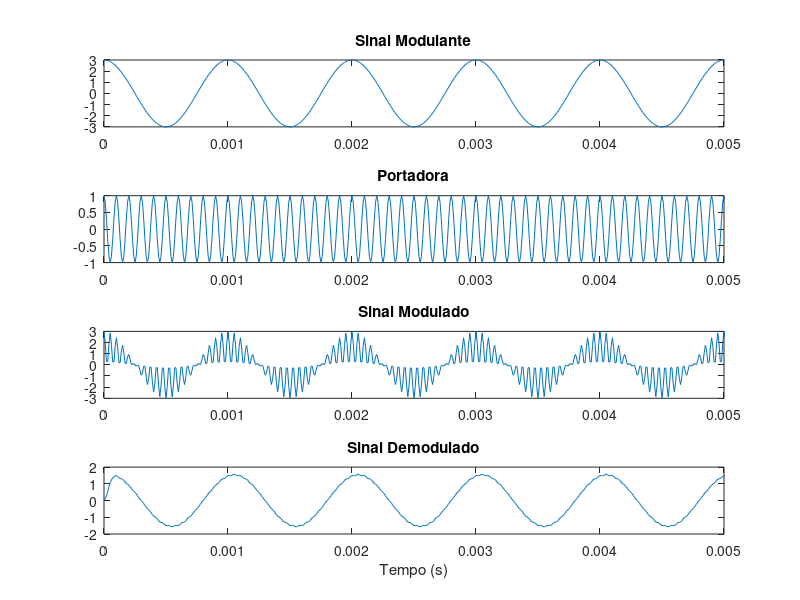
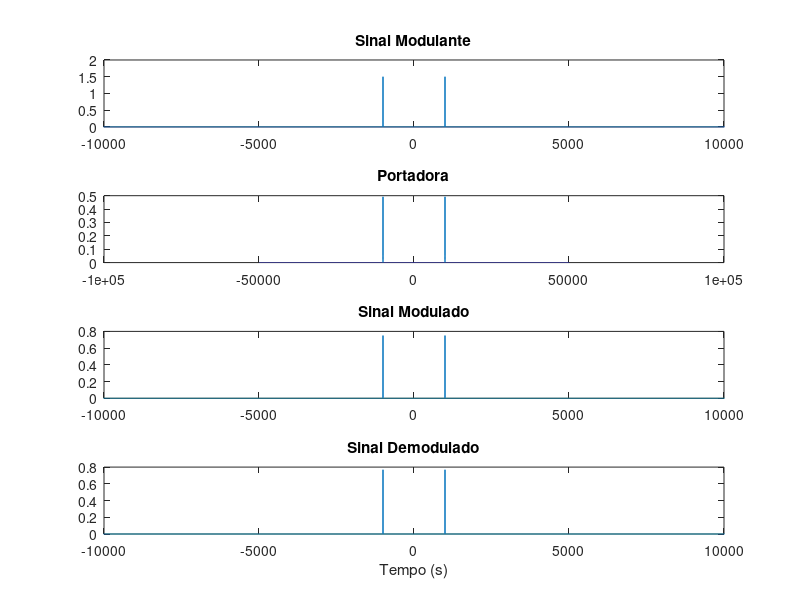

Write the MATLAB code that produced these figures, in order.
clear all; close all; clc;
pkg load signal;

fs = 1e5;
ts = 1/fs;

f1 = 1e3;
A1 = 3;

f2 = 10e3;
A2 = 1;


t = [0 : ts : 1];
m_t = A1 * cos(2*pi*f1*t);
c_t = A2 * cos(2*pi*f2*t);
s_t = m_t .* c_t;
r_t = s_t .* c_t;

passo_f = 1;
f = [-fs/2 : passo_f : fs/2];
M_f = fftshift(fft(m_t) / length(m_t));
C_f = fftshift(fft(c_t) / length(c_t));
S_f = fftshift(fft(s_t) / length(s_t));
R_f = fftshift(fft(r_t) / length(r_t));

ordem_filtro = 10; % Ordem do filtro FIR
coeficientes_filtro = fir1(ordem_filtro, [1000 3000] * 2/fs); % Projeta o filtro passa-baixa

m_t_hat = filter(coeficientes_filtro, 1, r_t); % Filtra o sinal modulado para demodulação
m_f_hat = fftshift(fft(m_t_hat) / length(m_t_hat));

figure(1)
subplot(4, 1, 1)
plot(t, m_t)
xlim([0 5*(1/f1)])
title('Sinal Modulante')

subplot(4, 1, 2)
plot(t, c_t)
xlim([0 5*(1/f1)])
title('Portadora')

subplot(4, 1, 3)
plot(t, r_t)
xlim([0 5*(1/f1)])
title('Sinal Modulado')

subplot(4, 1, 4)
plot(t, m_t_hat)
xlim([0 5*(1/f1)])
title('Sinal Demodulado')
xlabel('Tempo (s)')


figure(2)
subplot(4, 1, 1)
plot(f, abs(M_f))
xlim([-10000 10000])
title('Sinal Modulante')

subplot(4, 1, 2)
plot(f, abs(C_f))
xlim([-100000 100000])
title('Portadora')

subplot(4, 1, 3)
plot(f, abs(R_f))
xlim([-10000 10000])
title('Sinal Modulado')

subplot(4, 1, 4)
plot(f, abs(m_f_hat))
xlim([-10000 10000])
title('Sinal Demodulado')

xlabel('Tempo (s)')
